Frame 1 (no input): blank canvas, image omitted
Frame 60 (no input): blank canvas, image omitted
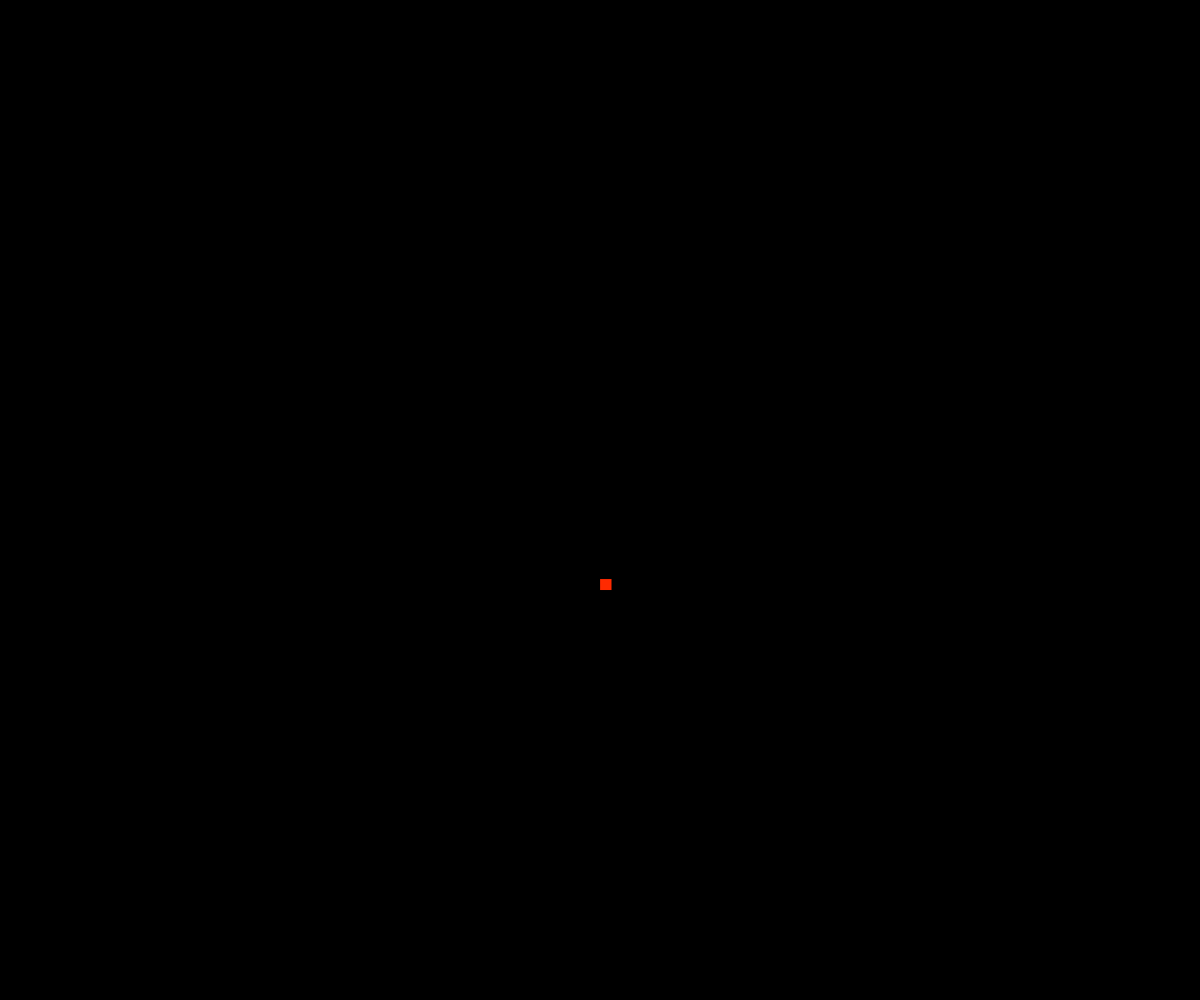
Frame 120 (the mouse pressed at the canvas centre since frame 60)

The p5.js sketch whose frames 1 and 60 were blank and that drew this single picture after the mouse press (run headless with seeded random() and noise() and a simulated clock; from frame 60 on, the mouse is pressed at the canvas centre):

// p5.js sketch
// ── sketch.js
/*----------------------------------------*\
  ESA-BXL-AN1 - sketch.js
  @author Evrard Vincent (vincent@ogre.be)
  @Date:   2018-12-07 09:18:06
  @Last Modified time: 2018-12-14 11:29:49
\*----------------------------------------*/
var monEntrepotABulle = [];
function setup(){
  createCanvas(windowWidth, windowHeight);
  colorMode(HSB);

}

function draw(){
  background(0);
  for(var i = 0 ; i < monEntrepotABulle.length; i++){
    monEntrepotABulle[i].show();
    monEntrepotABulle[i].move();
  }
}
function mousePressed(){
  createBulles();
}

function createBulles(){
//  monEntrepotABulle = [];
  var moveUpSpeed = random(10);
  for(var c = 0 ; c < 300 ; c++){
    monEntrepotABulle.push(new Bulle(moveUpSpeed));
  }
}

class Bulle{
  constructor(moveUpSpeed){
    this.gravity = createVector(0, 0.1);
    this.speed = p5.Vector.random2D();
    this.speed.mult(random(10));
    this.altitudeMax = mouseY;
    this.position = createVector(mouseX, height, 0);
    this.h = (millis()/100)%255;
    this.s = 255;
    this.b = random(255);
    this.size = 12;
    this.hasToExplode = false;
    this.moveUpSpeed = moveUpSpeed;
  }
  isMouseHover(){
    return mouseX > this.position.x 
    && mouseX < this.position.x + this.size
    && mouseY > this.position.y 
    && mouseY < this.position.y + this.size;
  }

  show(){
    fill(this.h, this.s, this.b);  
    rect(this.position.x, this.position.y, this.size, this.size);
  }
  move(){
    if(this.hasToExplode){
      this.moveExplode();
    }else{
      this.moveUp();
      if(this.position.y < this.altitudeMax ){
        this.hasToExplode = true;
      }
    }
  }
  moveUp(){
    this.position.y = this.position.y - this.moveUpSpeed;
  }
  moveExplode(){
    this.speed.add(this.gravity);
    this.position.add(this.speed);
  }
}
